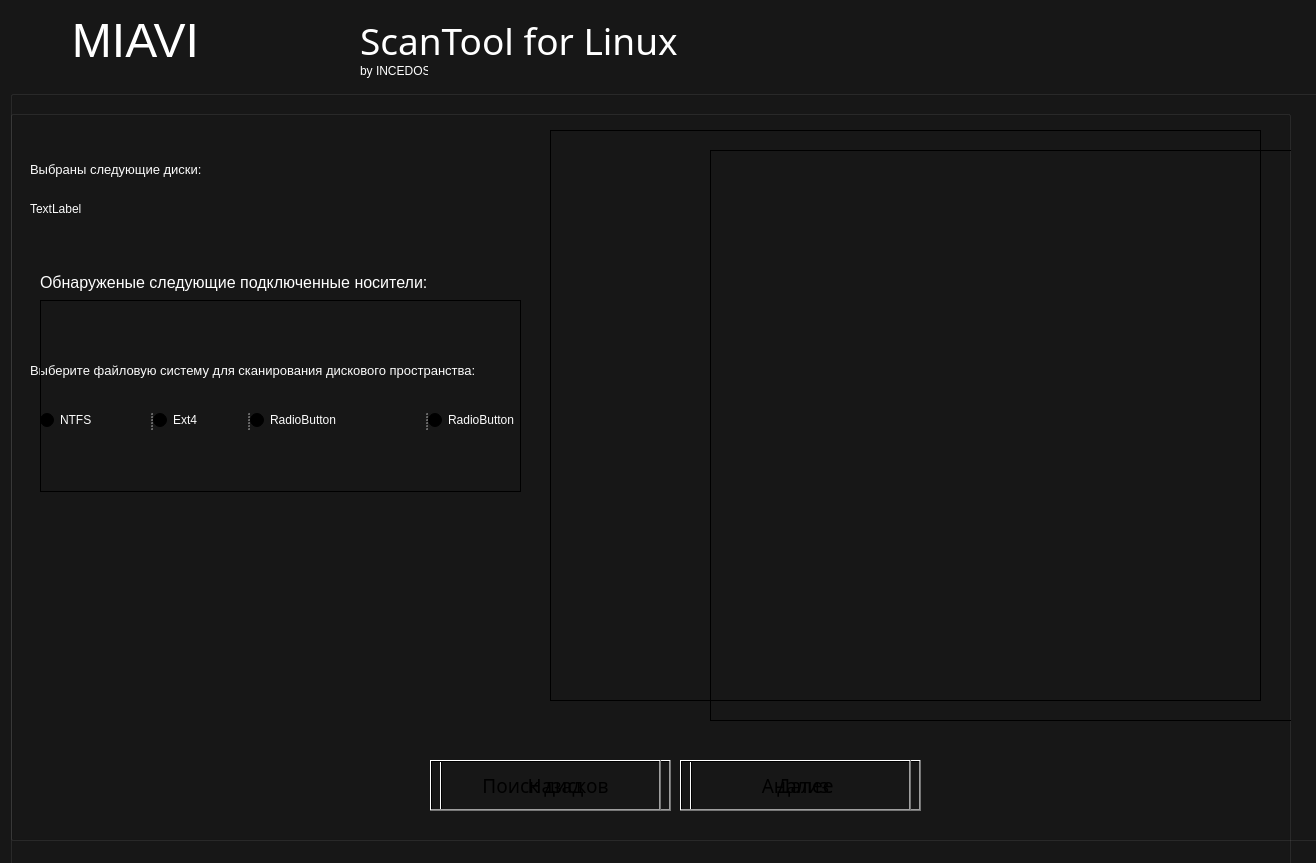
<?xml version="1.0" encoding="UTF-8"?>
<ui version="4.0">
 <class>MIAVIbyINCEDOS</class>
 <widget class="QMainWindow" name="MIAVIbyINCEDOS">
  <property name="geometry">
   <rect>
    <x>0</x>
    <y>0</y>
    <width>1316</width>
    <height>863</height>
   </rect>
  </property>
  <property name="minimumSize">
   <size>
    <width>1035</width>
    <height>678</height>
   </size>
  </property>
  <property name="acceptDrops">
   <bool>false</bool>
  </property>
  <property name="windowTitle">
   <string>MIAVI by INCEDOS</string>
  </property>
  <property name="autoFillBackground">
   <bool>false</bool>
  </property>
  <property name="styleSheet">
   <string notr="true">background-color: #171717
</string>
  </property>
  <property name="iconSize">
   <size>
    <width>50</width>
    <height>50</height>
   </size>
  </property>
  <property name="animated">
   <bool>true</bool>
  </property>
  <widget class="QWidget" name="centralwidget">
   <widget class="QLabel" name="label">
    <property name="geometry">
     <rect>
      <x>0</x>
      <y>0</y>
      <width>1331</width>
      <height>863</height>
     </rect>
    </property>
    <property name="sizePolicy">
     <sizepolicy hsizetype="Preferred" vsizetype="Preferred">
      <horstretch>0</horstretch>
      <verstretch>0</verstretch>
     </sizepolicy>
    </property>
    <property name="minimumSize">
     <size>
      <width>1331</width>
      <height>863</height>
     </size>
    </property>
    <property name="styleSheet">
     <string>color: white; background-color: none;background-color: qlineargradient(spread:pad, x1:0, y1:0, x2:1, y2:0, stop:0 rgba(0, 0, 0, 0), stop:1 rgba(0, 0, 0, 0));</string>
    </property>
    <property name="text">
     <string/>
    </property>
    <property name="pixmap">
     <pixmap>photo_2022-04-07_15-21-50.jpg</pixmap>
    </property>
    <property name="alignment">
     <set>Qt::AlignLeading|Qt::AlignLeft|Qt::AlignVCenter</set>
    </property>
   </widget>
   <widget class="QGroupBox" name="groupBox_2">
    <property name="geometry">
     <rect>
      <x>10</x>
      <y>90</y>
      <width>1381</width>
      <height>751</height>
     </rect>
    </property>
    <property name="styleSheet">
     <string notr="true">background-color: qlineargradient(spread:pad, x1:0, y1:0, x2:1, y2:0, stop:0 rgba(0, 0, 0, 0), stop:1 rgba(0, 0, 0, 0));</string>
    </property>
    <property name="title">
     <string/>
    </property>
    <widget class="QLabel" name="label_11">
     <property name="geometry">
      <rect>
       <x>20</x>
       <y>110</y>
       <width>151</width>
       <height>17</height>
      </rect>
     </property>
     <property name="styleSheet">
      <string notr="true">color: rgb(255, 255, 255);</string>
     </property>
     <property name="text">
      <string>TextLabel</string>
     </property>
    </widget>
    <widget class="QPushButton" name="pushButton_2">
     <property name="geometry">
      <rect>
       <x>680</x>
       <y>670</y>
       <width>231</width>
       <height>51</height>
      </rect>
     </property>
     <property name="font">
      <font>
       <family>HoloLens MDL2 Assets</family>
       <pointsize>14</pointsize>
      </font>
     </property>
     <property name="acceptDrops">
      <bool>false</bool>
     </property>
     <property name="accessibleName">
      <string/>
     </property>
     <property name="styleSheet">
      <string notr="true">color: black;
background-color: rgb(255, 53, 56);
border-color: rgb(93, 0, 1);
border-radius: 25px 25px;
-webkit-transition-duration: 0.4s;
transition-duration: 0.4s;
hover {
    background-color: #4CAF50; /* Green */
    color: white;}</string>
     </property>
     <property name="text">
      <string>Далее</string>
     </property>
    </widget>
    <widget class="QLabel" name="label_8">
     <property name="geometry">
      <rect>
       <x>20</x>
       <y>60</y>
       <width>231</width>
       <height>39</height>
      </rect>
     </property>
     <property name="styleSheet">
      <string notr="true">color: white; font-size: 10pt</string>
     </property>
     <property name="text">
      <string>Выбраны следующие диски:</string>
     </property>
    </widget>
    <widget class="QPushButton" name="pushButton_3">
     <property name="geometry">
      <rect>
       <x>430</x>
       <y>670</y>
       <width>231</width>
       <height>51</height>
      </rect>
     </property>
     <property name="font">
      <font>
       <family>HoloLens MDL2 Assets</family>
       <pointsize>14</pointsize>
      </font>
     </property>
     <property name="acceptDrops">
      <bool>false</bool>
     </property>
     <property name="accessibleName">
      <string/>
     </property>
     <property name="styleSheet">
      <string notr="true">color: black;
background-color: rgb(255, 255, 255);
border-color: rgb(93, 0, 1);
border-radius: 25px 25px;
-webkit-transition-duration: 0.4s;
transition-duration: 0.4s;
hover {
    background-color: #4CAF50; /* Green */
    color: black;}</string>
     </property>
     <property name="text">
      <string>Назад</string>
     </property>
    </widget>
    <widget class="QLabel" name="label_9">
     <property name="geometry">
      <rect>
       <x>20</x>
       <y>270</y>
       <width>581</width>
       <height>21</height>
      </rect>
     </property>
     <property name="styleSheet">
      <string notr="true">color: white; font-size: 10pt</string>
     </property>
     <property name="text">
      <string>Выберите файловую систему для сканирования дискового пространства:</string>
     </property>
    </widget>
    <widget class="QSplitter" name="splitter">
     <property name="geometry">
      <rect>
       <x>30</x>
       <y>320</y>
       <width>561</width>
       <height>20</height>
      </rect>
     </property>
     <property name="orientation">
      <enum>Qt::Horizontal</enum>
     </property>
     <widget class="QRadioButton" name="radioButton">
      <property name="styleSheet">
       <string notr="true">color: rgb(255, 255, 255)</string>
      </property>
      <property name="text">
       <string>NTFS</string>
      </property>
     </widget>
     <widget class="QRadioButton" name="radioButton_2">
      <property name="styleSheet">
       <string notr="true">color: rgb(255, 255, 255)</string>
      </property>
      <property name="text">
       <string>Ext4</string>
      </property>
     </widget>
     <widget class="QRadioButton" name="radioButton_3">
      <property name="styleSheet">
       <string notr="true">color: rgb(255, 255, 255)</string>
      </property>
      <property name="text">
       <string>RadioButton</string>
      </property>
     </widget>
     <widget class="QRadioButton" name="radioButton_4">
      <property name="styleSheet">
       <string notr="true">color: rgb(255, 255, 255)</string>
      </property>
      <property name="text">
       <string>RadioButton</string>
      </property>
     </widget>
    </widget>
    <widget class="QTableWidget" name="tableWidget">
     <property name="geometry">
      <rect>
       <x>540</x>
       <y>40</y>
       <width>711</width>
       <height>571</height>
      </rect>
     </property>
     <property name="styleSheet">
      <string notr="true">color:white;
background-color: qlineargradient(spread:pad, x1:0, y1:0, x2:1, y2:1, stop:0 rgba(0, 0, 0, 0), stop:0.994975 rgba(255, 255, 255, 0))</string>
     </property>
    </widget>
   </widget>
   <widget class="QLabel" name="label_4">
    <property name="geometry">
     <rect>
      <x>360</x>
      <y>0</y>
      <width>771</width>
      <height>81</height>
     </rect>
    </property>
    <property name="minimumSize">
     <size>
      <width>771</width>
      <height>81</height>
     </size>
    </property>
    <property name="font">
     <font>
      <family>Century Gothic</family>
      <pointsize>28</pointsize>
      <weight>50</weight>
      <bold>false</bold>
     </font>
    </property>
    <property name="autoFillBackground">
     <bool>false</bool>
    </property>
    <property name="styleSheet">
     <string notr="true">color: white; background-color: none;background-color: qlineargradient(spread:pad, x1:0, y1:0, x2:1, y2:0, stop:0 rgba(0, 0, 0, 0), stop:1 rgba(0, 0, 0, 0));</string>
    </property>
    <property name="text">
     <string>ScanTool for Linux</string>
    </property>
   </widget>
   <widget class="QLabel" name="label_2">
    <property name="geometry">
     <rect>
      <x>0</x>
      <y>0</y>
      <width>271</width>
      <height>81</height>
     </rect>
    </property>
    <property name="minimumSize">
     <size>
      <width>271</width>
      <height>81</height>
     </size>
    </property>
    <property name="font">
     <font>
      <pointsize>36</pointsize>
      <weight>50</weight>
      <bold>false</bold>
     </font>
    </property>
    <property name="styleSheet">
     <string notr="true">color: white; background-color: none;background-color: qlineargradient(spread:pad, x1:0, y1:0, x2:1, y2:0, stop:0 rgba(0, 0, 0, 0), stop:1 rgba(0, 0, 0, 0));</string>
    </property>
    <property name="text">
     <string>MIAVI</string>
    </property>
    <property name="textFormat">
     <enum>Qt::AutoText</enum>
    </property>
    <property name="scaledContents">
     <bool>false</bool>
    </property>
    <property name="alignment">
     <set>Qt::AlignCenter</set>
    </property>
    <property name="wordWrap">
     <bool>false</bool>
    </property>
    <property name="textInteractionFlags">
     <set>Qt::LinksAccessibleByMouse</set>
    </property>
    <property name="buddy">
     <cstring></cstring>
    </property>
   </widget>
   <widget class="QGroupBox" name="groupBox">
    <property name="geometry">
     <rect>
      <x>10</x>
      <y>110</y>
      <width>1281</width>
      <height>791</height>
     </rect>
    </property>
    <property name="styleSheet">
     <string notr="true">background-color: qlineargradient(spread:pad, x1:0, y1:0, x2:1, y2:0, stop:0 rgba(0, 0, 0, 0), stop:1 rgba(0, 0, 0, 0));</string>
    </property>
    <property name="title">
     <string/>
    </property>
    <widget class="QPushButton" name="pushButton_4">
     <property name="geometry">
      <rect>
       <x>670</x>
       <y>650</y>
       <width>231</width>
       <height>51</height>
      </rect>
     </property>
     <property name="font">
      <font>
       <family>HoloLens MDL2 Assets</family>
       <pointsize>14</pointsize>
      </font>
     </property>
     <property name="acceptDrops">
      <bool>false</bool>
     </property>
     <property name="accessibleName">
      <string/>
     </property>
     <property name="styleSheet">
      <string notr="true">background-color: rgb(255, 53, 56);
border-color: rgb(93, 0, 1);
border-radius: 25px 25px;
-webkit-transition-duration: 0.4s;
transition-duration: 0.4s;
hover {
    background-color: #4CAF50; /* Green */
    color: white;}</string>
     </property>
     <property name="text">
      <string>Анализ</string>
     </property>
    </widget>
    <widget class="QPushButton" name="pushButton">
     <property name="geometry">
      <rect>
       <x>420</x>
       <y>650</y>
       <width>231</width>
       <height>51</height>
      </rect>
     </property>
     <property name="font">
      <font>
       <family>HoloLens MDL2 Assets</family>
       <pointsize>14</pointsize>
      </font>
     </property>
     <property name="acceptDrops">
      <bool>false</bool>
     </property>
     <property name="accessibleName">
      <string/>
     </property>
     <property name="styleSheet">
      <string notr="true">background-color: rgb(255, 53, 56);
border-color: rgb(93, 0, 1);
border-radius: 25px 25px;
-webkit-transition-duration: 0.4s;
transition-duration: 0.4s;
hover {
    background-color: #4CAF50; /* Green */
    color: white;}</string>
     </property>
     <property name="text">
      <string>Поиск дисков</string>
     </property>
    </widget>
    <widget class="QPlainTextEdit" name="plainTextEdit">
     <property name="geometry">
      <rect>
       <x>700</x>
       <y>40</y>
       <width>661</width>
       <height>571</height>
      </rect>
     </property>
     <property name="styleSheet">
      <string notr="true">color:white;
background-color: qlineargradient(spread:pad, x1:0, y1:0, x2:1, y2:1, stop:0 rgba(0, 0, 0, 0), stop:0.994975 rgba(255, 255, 255, 0))</string>
     </property>
    </widget>
    <widget class="QLabel" name="label_12">
     <property name="geometry">
      <rect>
       <x>30</x>
       <y>30</y>
       <width>559</width>
       <height>284</height>
      </rect>
     </property>
     <property name="minimumSize">
      <size>
       <width>419</width>
       <height>279</height>
      </size>
     </property>
     <property name="font">
      <font>
       <family>Arial</family>
       <pointsize>12</pointsize>
      </font>
     </property>
     <property name="styleSheet">
      <string notr="true">color: white;
background-color: qlineargradient(spread:pad, x1:0, y1:0, x2:1, y2:0, stop:0 rgba(0, 0, 0, 0), stop:1 rgba(255, 255, 255, 0));</string>
     </property>
     <property name="text">
      <string>Обнаруженые следующие подключенные носители:</string>
     </property>
    </widget>
    <widget class="QListWidget" name="listWidget">
     <property name="geometry">
      <rect>
       <x>30</x>
       <y>190</y>
       <width>481</width>
       <height>192</height>
      </rect>
     </property>
     <property name="styleSheet">
      <string notr="true">color:white;
background-color: qlineargradient(spread:pad, x1:0, y1:0, x2:1, y2:0, stop:0 rgba(0, 0, 0, 0), stop:1 rgba(255, 255, 255, 0));</string>
     </property>
    </widget>
   </widget>
   <widget class="QLabel" name="label_5">
    <property name="geometry">
     <rect>
      <x>360</x>
      <y>30</y>
      <width>68</width>
      <height>81</height>
     </rect>
    </property>
    <property name="font">
     <font>
      <family>MS UI Gothic</family>
     </font>
    </property>
    <property name="styleSheet">
     <string notr="true">color: white; background-color: none;background-color: qlineargradient(spread:pad, x1:0, y1:0, x2:1, y2:0, stop:0 rgba(0, 0, 0, 0), stop:1 rgba(0, 0, 0, 0));</string>
    </property>
    <property name="text">
     <string>by INCEDOS</string>
    </property>
   </widget>
   <zorder>label</zorder>
   <zorder>groupBox_2</zorder>
   <zorder>label_4</zorder>
   <zorder>label_2</zorder>
   <zorder>label_5</zorder>
   <zorder>groupBox</zorder>
  </widget>
 </widget>
 <resources/>
 <connections/>
</ui>
